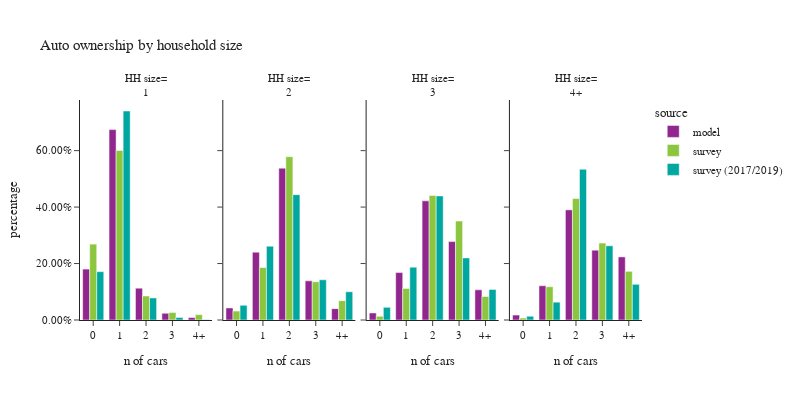

Notebook code for this chart:
### Code cell
plot_auto(hh,'hhsize_simple','household size', 'HH size')

### Figure 1 — Plotly figure (JSON) as saved in the notebook; plotly's stock layout.template omitted (floating-point values rounded to 4 significant figures)
{"data": [{"alignmentgroup": "True", "customdata": [[87056], [325592], [54388], [11506], [4192]], "hovertemplate": "source=model<br>hhsize_simple=1<br>auto_ownership_simple=%{x}<br>percentage=%{y}<br>sample count=%{customdata[0]}<extra></extra>", "legendgroup": "model", "marker": {"color": "#91268F", "pattern": {"shape": ""}}, "name": "model", "offsetgroup": "model", "orientation": "v", "showlegend": true, "textposition": "auto", "type": "bar", "x": ["0", "1", "2", "3", "4+"], "xaxis": "x", "y": [0.1803, 0.6745, 0.1127, 0.02384, 0.008684], "yaxis": "y"}, {"alignmentgroup": "True", "customdata": [[24955], [140045], [313566], [80798], [23463]], "hovertemplate": "source=model<br>hhsize_simple=2<br>auto_ownership_simple=%{x}<br>percentage=%{y}<br>sample count=%{customdata[0]}<extra></extra>", "legendgroup": "model", "marker": {"color": "#91268F", "pattern": {"shape": ""}}, "name": "model", "offsetgroup": "model", "orientation": "v", "showlegend": false, "textposition": "auto", "type": "bar", "x": ["0", "1", "2", "3", "4+"], "xaxis": "x2", "y": [0.04282, 0.2403, 0.538, 0.1386, 0.04026], "yaxis": "y2"}, {"alignmentgroup": "True", "customdata": [[6809], [45808], [115047], [75708], [29132]], "hovertemplate": "source=model<br>hhsize_simple=3<br>auto_ownership_simple=%{x}<br>percentage=%{y}<br>sample count=%{customdata[0]}<extra></extra>", "legendgroup": "model", "marker": {"color": "#91268F", "pattern": {"shape": ""}}, "name": "model", "offsetgroup": "model", "orientation": "v", "showlegend": false, "textposition": "auto", "type": "bar", "x": ["0", "1", "2", "3", "4+"], "xaxis": "x3", "y": [0.02499, 0.1681, 0.4222, 0.2778, 0.1069], "yaxis": "y3"}, {"alignmentgroup": "True", "customdata": [[6991], [48339], [155312], [98445], [88977]], "hovertemplate": "source=model<br>hhsize_simple=4+<br>auto_ownership_simple=%{x}<br>percentage=%{y}<br>sample count=%{customdata[0]}<extra></extra>", "legendgroup": "model", "marker": {"color": "#91268F", "pattern": {"shape": ""}}, "name": "model", "offsetgroup": "model", "orientation": "v", "showlegend": false, "textposition": "auto", "type": "bar", "x": ["0", "1", "2", "3", "4+"], "xaxis": "x4", "y": [0.01756, 0.1214, 0.3902, 0.2473, 0.2235], "yaxis": "y4"}, {"alignmentgroup": "True", "customdata": [[486], [910], [110], [23], [13]], "hovertemplate": "source=survey<br>hhsize_simple=1<br>auto_ownership_simple=%{x}<br>percentage=%{y}<br>sample count=%{customdata[0]}<extra></extra>", "legendgroup": "survey", "marker": {"color": "#8CC63E", "pattern": {"shape": ""}}, "name": "survey", "offsetgroup": "survey", "orientation": "v", "showlegend": true, "textposition": "auto", "type": "bar", "x": ["0", "1", "2", "3", "4+"], "xaxis": "x", "y": [0.2688, 0.6006, 0.08505, 0.02663, 0.01896], "yaxis": "y"}, {"alignmentgroup": "True", "customdata": [[76], [480], [573], [126], [52]], "hovertemplate": "source=survey<br>hhsize_simple=2<br>auto_ownership_simple=%{x}<br>percentage=%{y}<br>sample count=%{customdata[0]}<extra></extra>", "legendgroup": "survey", "marker": {"color": "#8CC63E", "pattern": {"shape": ""}}, "name": "survey", "offsetgroup": "survey", "orientation": "v", "showlegend": false, "textposition": "auto", "type": "bar", "x": ["0", "1", "2", "3", "4+"], "xaxis": "x2", "y": [0.03147, 0.1859, 0.5786, 0.1355, 0.06855], "yaxis": "y2"}, {"alignmentgroup": "True", "customdata": [[6], [109], [162], [55], [19]], "hovertemplate": "source=survey<br>hhsize_simple=3<br>auto_ownership_simple=%{x}<br>percentage=%{y}<br>sample count=%{customdata[0]}<extra></extra>", "legendgroup": "survey", "marker": {"color": "#8CC63E", "pattern": {"shape": ""}}, "name": "survey", "offsetgroup": "survey", "orientation": "v", "showlegend": false, "textposition": "auto", "type": "bar", "x": ["0", "1", "2", "3", "4+"], "xaxis": "x3", "y": [0.013, 0.112, 0.4413, 0.3505, 0.08326], "yaxis": "y3"}, {"alignmentgroup": "True", "customdata": [[4], [77], [189], [64], [34]], "hovertemplate": "source=survey<br>hhsize_simple=4+<br>auto_ownership_simple=%{x}<br>percentage=%{y}<br>sample count=%{customdata[0]}<extra></extra>", "legendgroup": "survey", "marker": {"color": "#8CC63E", "pattern": {"shape": ""}}, "name": "survey", "offsetgroup": "survey", "orientation": "v", "showlegend": false, "textposition": "auto", "type": "bar", "x": ["0", "1", "2", "3", "4+"], "xaxis": "x4", "y": [0.006874, 0.1179, 0.4302, 0.2726, 0.1725], "yaxis": "y4"}, {"alignmentgroup": "True", "customdata": [[773], [1585], [123], [22], [4]], "hovertemplate": "source=survey (2017/2019)<br>hhsize_simple=1<br>auto_ownership_simple=%{x}<br>percentage=%{y}<br>sample count=%{customdata[0]}<extra></extra>", "legendgroup": "survey (2017/2019)", "marker": {"color": "#00A7A0", "pattern": {"shape": ""}}, "name": "survey (2017/2019)", "offsetgroup": "survey (2017/2019)", "orientation": "v", "showlegend": true, "textposition": "auto", "type": "bar", "x": ["0", "1", "2", "3", "4+"], "xaxis": "x", "y": [0.1712, 0.7404, 0.07818, 0.008917, 0.001266], "yaxis": "y"}, {"alignmentgroup": "True", "customdata": [[262], [1058], [945], [155], [78]], "hovertemplate": "source=survey (2017/2019)<br>hhsize_simple=2<br>auto_ownership_simple=%{x}<br>percentage=%{y}<br>sample count=%{customdata[0]}<extra></extra>", "legendgroup": "survey (2017/2019)", "marker": {"color": "#00A7A0", "pattern": {"shape": ""}}, "name": "survey (2017/2019)", "offsetgroup": "survey (2017/2019)", "orientation": "v", "showlegend": false, "textposition": "auto", "type": "bar", "x": ["0", "1", "2", "3", "4+"], "xaxis": "x2", "y": [0.052, 0.2615, 0.444, 0.1424, 0.1001], "yaxis": "y2"}, {"alignmentgroup": "True", "customdata": [[32], [212], [272], [91], [23]], "hovertemplate": "source=survey (2017/2019)<br>hhsize_simple=3<br>auto_ownership_simple=%{x}<br>percentage=%{y}<br>sample count=%{customdata[0]}<extra></extra>", "legendgroup": "survey (2017/2019)", "marker": {"color": "#00A7A0", "pattern": {"shape": ""}}, "name": "survey (2017/2019)", "offsetgroup": "survey (2017/2019)", "orientation": "v", "showlegend": false, "textposition": "auto", "type": "bar", "x": ["0", "1", "2", "3", "4+"], "xaxis": "x3", "y": [0.04474, 0.1872, 0.4397, 0.22, 0.1084], "yaxis": "y3"}, {"alignmentgroup": "True", "customdata": [[10], [105], [322], [79], [36]], "hovertemplate": "source=survey (2017/2019)<br>hhsize_simple=4+<br>auto_ownership_simple=%{x}<br>percentage=%{y}<br>sample count=%{customdata[0]}<extra></extra>", "legendgroup": "survey (2017/2019)", "marker": {"color": "#00A7A0", "pattern": {"shape": ""}}, "name": "survey (2017/2019)", "offsetgroup": "survey (2017/2019)", "orientation": "v", "showlegend": false, "textposition": "auto", "type": "bar", "x": ["0", "1", "2", "3", "4+"], "xaxis": "x4", "y": [0.01334, 0.06313, 0.5341, 0.263, 0.1265], "yaxis": "y4"}], "layout": {"annotations": [{"font": {}, "showarrow": false, "text": "HH size=<br>1", "x": 0.1175, "xanchor": "center", "xref": "paper", "y": 1.0, "yanchor": "bottom", "yref": "paper"}, {"font": {}, "showarrow": false, "text": "HH size=<br>2", "x": 0.3725, "xanchor": "center", "xref": "paper", "y": 1.0, "yanchor": "bottom", "yref": "paper"}, {"font": {}, "showarrow": false, "text": "HH size=<br>3", "x": 0.6275, "xanchor": "center", "xref": "paper", "y": 1.0, "yanchor": "bottom", "yref": "paper"}, {"font": {}, "showarrow": false, "text": "HH size=<br>4+", "x": 0.8825, "xanchor": "center", "xref": "paper", "y": 1.0, "yanchor": "bottom", "yref": "paper"}], "barmode": "group", "font": {"size": 11}, "height": 400, "legend": {"title": {"text": "source"}, "tracegroupgap": 0}, "title": {"text": "Auto ownership by household size"}, "width": 800, "xaxis": {"anchor": "y", "domain": [0.0, 0.235], "title": {"text": "n of cars"}}, "xaxis2": {"anchor": "y2", "domain": [0.255, 0.49], "matches": "x", "title": {"text": "n of cars"}}, "xaxis3": {"anchor": "y3", "domain": [0.51, 0.745], "matches": "x", "title": {"text": "n of cars"}}, "xaxis4": {"anchor": "y4", "domain": [0.765, 1.0], "matches": "x", "title": {"text": "n of cars"}}, "yaxis": {"anchor": "x", "domain": [0.0, 1.0], "tickformat": ".2%", "title": {"text": "percentage"}}, "yaxis2": {"anchor": "x2", "domain": [0.0, 1.0], "matches": "y", "showticklabels": false, "tickformat": ".2%"}, "yaxis3": {"anchor": "x3", "domain": [0.0, 1.0], "matches": "y", "showticklabels": false, "tickformat": ".2%"}, "yaxis4": {"anchor": "x4", "domain": [0.0, 1.0], "matches": "y", "showticklabels": false, "tickformat": ".2%"}}}
